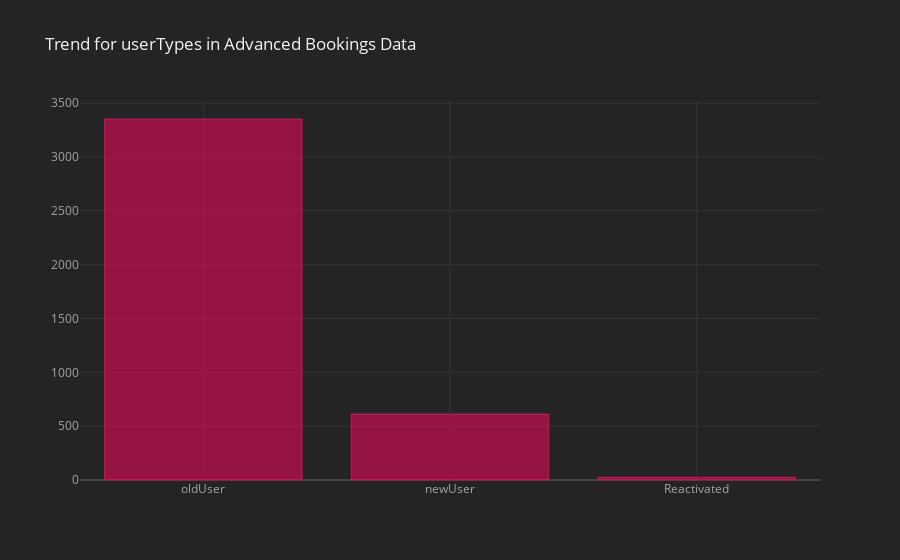

Source (notebook cell):
### Markdown cell above
***Visualization to show the trend of bookings by different <u>userTypes</u> (new, old, reactivated)***

### Code cell
# Bar Plot for userTypes in Advanced Bookings Data
dfad['userType'].value_counts().iplot(kind = 'bar', color = '#E30B5D',
                                      title = 'Trend for userTypes in Advanced Bookings Data')

### Figure 1 — Plotly figure (JSON) as saved in the notebook; plotly's stock layout.template omitted (floating-point values rounded to 4 significant figures)
{"data": [{"marker": {"color": "rgba(227, 11, 93, 0.6)", "line": {"color": "rgba(227, 11, 93, 1.0)", "width": 1}}, "name": "userType", "orientation": "v", "text": "", "type": "bar", "x": ["oldUser", "newUser", "Reactivated"], "y": [3353, 612, 25]}], "layout": {"legend": {"bgcolor": "#242424", "font": {"color": "#F4F4F4"}}, "paper_bgcolor": "#242424", "plot_bgcolor": "#242424", "title": {"font": {"color": "#F4F4F4"}, "text": "Trend for userTypes in Advanced Bookings Data"}, "xaxis": {"gridcolor": "#343434", "showgrid": true, "tickfont": {"color": "#A4A4A4"}, "title": {"font": {"color": "#A4A4A4"}, "text": ""}, "zerolinecolor": "#444444"}, "yaxis": {"gridcolor": "#343434", "showgrid": true, "tickfont": {"color": "#A4A4A4"}, "title": {"font": {"color": "#A4A4A4"}, "text": ""}, "zerolinecolor": "#444444"}}}
